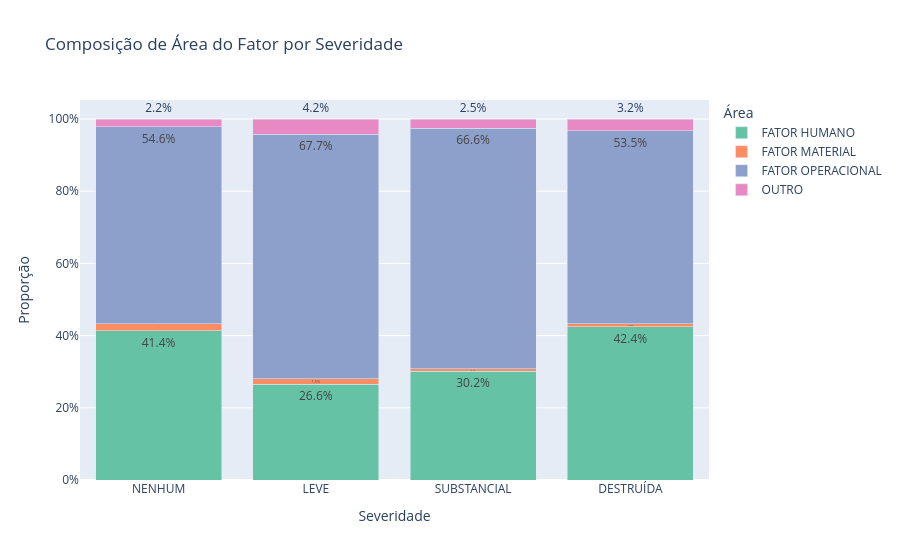

Write notebook code for a chart like this one.
### Code cell
area_sev = (
    df_fc_sev.groupby(['aeronave_nivel_dano', 'fator_area'])
    .size()
    .groupby(level=0, group_keys=False)
    .apply(lambda x: x / x.sum())
    .rename('proporção')
    .reset_index()
)
area_sev['aeronave_nivel_dano'] = pd.Categorical(
    area_sev['aeronave_nivel_dano'], categories=sev_order, ordered=True
)

fig = px.bar(
    area_sev.sort_values('aeronave_nivel_dano'),
    x='aeronave_nivel_dano', y='proporção',
    color='fator_area', barmode='stack',
    title='Composição de Área do Fator por Severidade',
    labels={'aeronave_nivel_dano': 'Severidade', 'proporção': 'Proporção', 'fator_area': 'Área'},
    color_discrete_sequence=px.colors.qualitative.Set2,
    text_auto='.1%'
)
fig.update_layout(yaxis_tickformat='.0%')
fig.show()

### Figure 1 — Plotly figure (JSON) as saved in the notebook; plotly's stock layout.template omitted (floating-point values rounded to 4 significant figures)
{"data": [{"hovertemplate": "Área=FATOR HUMANO<br>Severidade=%{x}<br>Proporção=%{y}<extra></extra>", "legendgroup": "FATOR HUMANO", "marker": {"color": "rgb(102,194,165)", "pattern": {"shape": ""}}, "name": "FATOR HUMANO", "orientation": "v", "showlegend": true, "textposition": "auto", "texttemplate": "%{y:.1%}", "type": "bar", "x": ["NENHUM", "LEVE", "SUBSTANCIAL", "DESTRUÍDA"], "xaxis": "x", "y": [0.4139, 0.2656, 0.3016, 0.4239], "yaxis": "y"}, {"hovertemplate": "Área=FATOR MATERIAL<br>Severidade=%{x}<br>Proporção=%{y}<extra></extra>", "legendgroup": "FATOR MATERIAL", "marker": {"color": "rgb(252,141,98)", "pattern": {"shape": ""}}, "name": "FATOR MATERIAL", "orientation": "v", "showlegend": true, "textposition": "auto", "texttemplate": "%{y:.1%}", "type": "bar", "x": ["NENHUM", "LEVE", "SUBSTANCIAL", "DESTRUÍDA"], "xaxis": "x", "y": [0.01858, 0.01481, 0.007055, 0.009283], "yaxis": "y"}, {"hovertemplate": "Área=FATOR OPERACIONAL<br>Severidade=%{x}<br>Proporção=%{y}<extra></extra>", "legendgroup": "FATOR OPERACIONAL", "marker": {"color": "rgb(141,160,203)", "pattern": {"shape": ""}}, "name": "FATOR OPERACIONAL", "orientation": "v", "showlegend": true, "textposition": "auto", "texttemplate": "%{y:.1%}", "type": "bar", "x": ["NENHUM", "LEVE", "SUBSTANCIAL", "DESTRUÍDA"], "xaxis": "x", "y": [0.5456, 0.6772, 0.6661, 0.5348], "yaxis": "y"}, {"hovertemplate": "Área=OUTRO<br>Severidade=%{x}<br>Proporção=%{y}<extra></extra>", "legendgroup": "OUTRO", "marker": {"color": "rgb(231,138,195)", "pattern": {"shape": ""}}, "name": "OUTRO", "orientation": "v", "showlegend": true, "textposition": "auto", "texttemplate": "%{y:.1%}", "type": "bar", "x": ["NENHUM", "LEVE", "SUBSTANCIAL", "DESTRUÍDA"], "xaxis": "x", "y": [0.02196, 0.04233, 0.02528, 0.03198], "yaxis": "y"}], "layout": {"barmode": "stack", "legend": {"title": {"text": "Área"}, "tracegroupgap": 0}, "title": {"text": "Composição de Área do Fator por Severidade"}, "xaxis": {"anchor": "y", "domain": [0, 1], "title": {"text": "Severidade"}}, "yaxis": {"anchor": "x", "domain": [0, 1], "tickformat": ".0%", "title": {"text": "Proporção"}}}}
